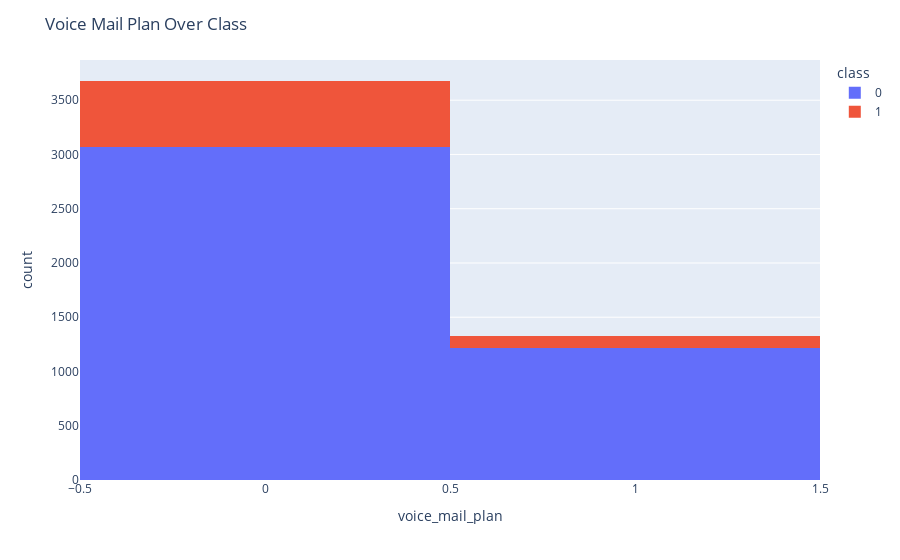

Notebook source saved alongside this figure:
### Markdown cell above
# TO-DO:
1. optimize the above & heatmap
2. add more explanations
3.

### Code cell
# plot the plotly histogram on voice mail plan correlated with Churn feature
fig = px.histogram(telecom_df, x='voice_mail_plan', color='class')
fig.update_layout(title_text='Voice Mail Plan Over Class')
fig.show()


ax = sns.kdeplot(telecom_df.voice_mail_plan[(telecom_df['class'] == 0)],
                 color='Red', shade=True)
ax = sns.kdeplot(telecom_df.voice_mail_plan[(telecom_df['class'] == 1)],
                 color='Blue', shade=True)
ax.legend(['Retain', 'Churn'], loc='upper right')
ax.set_ylabel('Density')
ax.set_xlabel('Voice mail plan')
ax.set_title('Distribution of Voice Mail Plan by churn')
plt.show()

### Figure 1 — Plotly figure (JSON) as saved in the notebook; plotly's stock layout.template omitted (floating-point values rounded to 4 significant figures; data arrays with more than 128 entries replaced by an {"elided": "..."} marker saying what was removed)
{"data": [{"alignmentgroup": "True", "bingroup": "x", "hovertemplate": "class=0<br>voice_mail_plan=%{x}<br>count=%{y}<extra></extra>", "legendgroup": "0", "marker": {"color": "#636efa"}, "name": "0", "offsetgroup": "0", "orientation": "v", "showlegend": true, "type": "histogram", "x": {"elided": "4293 int values"}, "xaxis": "x", "yaxis": "y"}, {"alignmentgroup": "True", "bingroup": "x", "hovertemplate": "class=1<br>voice_mail_plan=%{x}<br>count=%{y}<extra></extra>", "legendgroup": "1", "marker": {"color": "#EF553B"}, "name": "1", "offsetgroup": "1", "orientation": "v", "showlegend": true, "type": "histogram", "x": {"elided": "707 int values"}, "xaxis": "x", "yaxis": "y"}], "layout": {"barmode": "relative", "legend": {"title": {"text": "class"}, "tracegroupgap": 0}, "margin": {"t": 60}, "title": {"text": "Voice Mail Plan Over Class"}, "xaxis": {"anchor": "y", "domain": [0.0, 1.0], "title": {"text": "voice_mail_plan"}}, "yaxis": {"anchor": "x", "domain": [0.0, 1.0], "title": {"text": "count"}}}}
